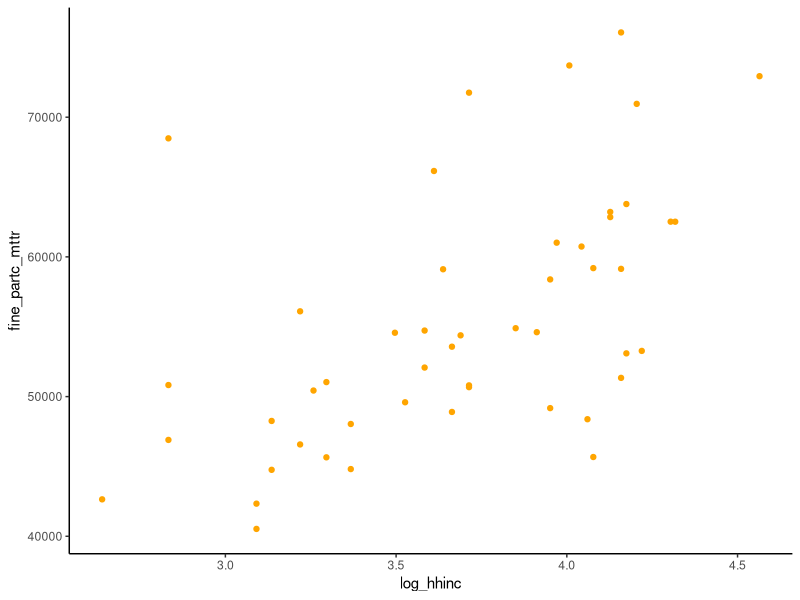

Reproduce this figure in R.
# Housekeeping 
library(tidyverse) 
library(readxl) 

# 1. Import data
econ_data <- read_excel("econData.xlsx")
nbd_data <- read.csv("nbd_data.csv")

# 2. Average medHHinc and parks
econ_data %>% summarise(mean = mean(medHHinc))
mean(nbd_data$parks)

# 3. Merge data
merged_data <- merge(econ_data, nbd_data, by="state")

# 4. Remove missing values
merged_data %>% filter(is.na(poverty)==TRUE) # Alaska and Hawaii have missing values
merged_data <- merged_data %>% filter(is.na(poverty)==FALSE)

# 5. State with the highest poverty rate is Tennessee
merged_data %>% filter(poverty==max(poverty))
# Alternatively
merged_data <- merged_data %>%  arrange(-poverty) # Now the first state is Tennessee

# 6. Saving data in R format
save(merged_data, file="merged_data.rda")

# 7. Create log_hhinc
merged_data <- merged_data %>% 
  mutate(log_hhinc = log(medHHinc))

# 8. Scatter plot
ggplot(merged_data, aes(x = log_hhinc, y=fine_partc_mttr)) +
  geom_point(color="orange") +
  theme_classic()

# 9. Create a new variable called high_income 
merged_data <- merged_data %>% 
  mutate(high_income = ifelse(medHHinc>45, 1, 0)) 
merged_data %>% count(high_income) # 22 high income states

# 10. Average particulate matter by high_income
merged_data %>% 
  group_by(high_income) %>% 
  summarise(mean = mean(fine_partc_mttr))

